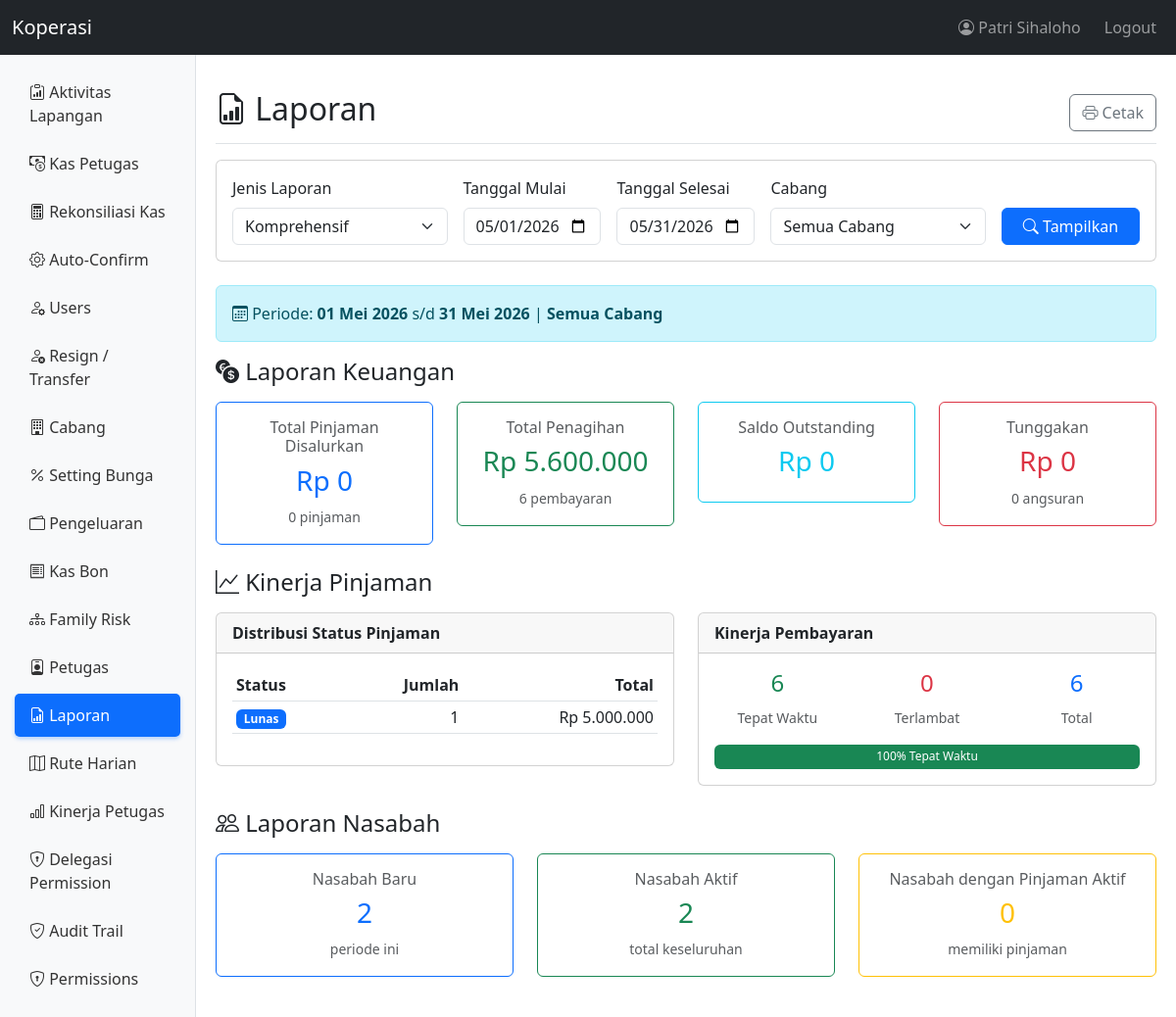
The app's page /pages/laporan/index.php (signed in) with its own data.
### tables this page shows
CREATE TABLE `users` (
  `id` int(11) NOT NULL AUTO_INCREMENT,
  `username` varchar(50) NOT NULL,
  `password` varchar(255) NOT NULL,
  `nama` varchar(100) NOT NULL,
  `ktp` varchar(16) DEFAULT NULL COMMENT 'NIK KTP - identitas global via db_orang',
  `email` varchar(100) DEFAULT NULL,
  `telp` varchar(20) DEFAULT NULL,
  `role` varchar(50) NOT NULL DEFAULT 'teller',
  `owner_bos_id` int(10) unsigned DEFAULT NULL,
  `cabang_id` int(11) DEFAULT NULL,
  `derived_permissions` longtext DEFAULT NULL CHECK (json_valid(`derived_permissions`)),
  `status` enum('aktif','nonaktif') NOT NULL DEFAULT 'aktif',
  `created_at` timestamp NOT NULL DEFAULT current_timestamp(),
  `updated_at` timestamp NOT NULL DEFAULT current_timestamp() ON UPDATE current_timestamp(),
  `limit_kasbon` decimal(12,0) DEFAULT 0,
  `gaji` decimal(12,0) DEFAULT 0,
  `tanggal_lahir` date DEFAULT NULL,
  `tanggal_masuk` date DEFAULT NULL,
  `db_orang_person_id` int(11) DEFAULT NULL,
  `totp_secret` varchar(64) DEFAULT NULL,
  `totp_enabled` tinyint(1) DEFAULT 0,
  `totp_verified_at` timestamp NULL DEFAULT NULL,
  `phone_2fa` varchar(20) DEFAULT NULL,
  PRIMARY KEY (`id`),
  UNIQUE KEY `username` (`username`),
  KEY `idx_owner_bos_id` (`owner_bos_id`),
  KEY `idx_db_orang_person` (`db_orang_person_id`),
  KEY `idx_users_ktp` (`ktp`),
  KEY `idx_users_cabang` (`cabang_id`),
  KEY `idx_users_owner_bos` (`owner_bos_id`),
  KEY `idx_users_role_status` (`role`,`status`),
  KEY `idx_users_id` (`id`),
  CONSTRAINT `fk_users_cabang` FOREIGN KEY (`cabang_id`) REFERENCES `cabang` (`id`) ON DELETE SET NULL ON UPDATE CASCADE,
  CONSTRAINT `fk_users_db_orang_person` FOREIGN KEY (`db_orang_person_id`) REFERENCES `db_orang`.`people` (`id`) ON DELETE SET NULL ON UPDATE CASCADE
);

CREATE TABLE `cabang` (
  `id` int(11) NOT NULL AUTO_INCREMENT,
  `cooperative_id` int(10) unsigned DEFAULT NULL,
  `kode_cabang` varchar(10) NOT NULL,
  `nama_cabang` varchar(100) NOT NULL,
  `alamat` text DEFAULT NULL,
  `telp` varchar(20) DEFAULT NULL,
  `email` varchar(100) DEFAULT NULL,
  `kota` varchar(50) DEFAULT NULL,
  `provinsi` varchar(50) DEFAULT NULL,
  `kode_pos` varchar(10) DEFAULT NULL,
  `province_id` int(10) unsigned DEFAULT NULL,
  `regency_id` int(10) unsigned DEFAULT NULL,
  `district_id` int(10) unsigned DEFAULT NULL,
  `village_id` int(10) unsigned DEFAULT NULL,
  `db_orang_person_id` int(11) DEFAULT NULL COMMENT 'person record for branch address',
  `status` enum('aktif','nonaktif') NOT NULL DEFAULT 'aktif',
  `is_headquarters` tinyint(1) DEFAULT 0,
  `headquarters_id` int(10) unsigned DEFAULT NULL,
  `owner_bos_id` int(10) unsigned DEFAULT NULL,
  `created_by_user_id` int(10) unsigned DEFAULT NULL,
  `created_at` timestamp NOT NULL DEFAULT current_timestamp(),
  `updated_at` timestamp NOT NULL DEFAULT current_timestamp() ON UPDATE current_timestamp(),
  `latitude` decimal(10,8) DEFAULT NULL COMMENT 'GPS latitude for geofencing',
  `longitude` decimal(11,8) DEFAULT NULL COMMENT 'GPS longitude for geofencing',
  `geofence_radius` int(11) DEFAULT 5000 COMMENT 'Geofence radius in meters (default 5km)',
  PRIMARY KEY (`id`),
  UNIQUE KEY `kode_cabang` (`kode_cabang`),
  KEY `idx_owner_bos_id` (`owner_bos_id`),
  KEY `idx_created_by_user_id` (`created_by_user_id`),
  KEY `idx_cooperative_id` (`cooperative_id`),
  KEY `idx_headquarters_id` (`headquarters_id`),
  KEY `idx_db_orang_person` (`db_orang_person_id`),
  KEY `idx_cabang_owner_bos` (`owner_bos_id`),
  KEY `idx_cabang_id` (`id`),
  KEY `idx_cabang_gps` (`latitude`,`longitude`),
  CONSTRAINT `fk_cabang_db_orang_person` FOREIGN KEY (`db_orang_person_id`) REFERENCES `db_orang`.`people` (`id`) ON DELETE SET NULL ON UPDATE CASCADE
);

### pages/laporan/index.php (the view, shortened to what the rows shown need)
<?php
require_once __DIR__ . '/../../config/path.php';
require_once BASE_PATH . '/includes/functions.php';
require_once BASE_PATH . '/src/Reporting/ReportGenerator.php';
$user = getCurrentUser();
$role = $user['role'];
$user_cabang_id = $user['cabang_id'] ?? null;
$pusat_roles = ['bos'];
if (!hasPermission('view_laporan') && !in_array($role, $pusat_roles)) {
    header('Location: ' . baseUrl('dashboard.php'));
    exit();
}
$cabang_filter_ids = getReportCabangFilter($role, $user_cabang_id, $user['id']);
$kantor_id = $cabang_filter_ids ? implode(',', $cabang_filter_ids) : 1;
$start_date = $_GET['tanggal_mulai'] ?? date('Y-m-01');
$end_date = $_GET['tanggal_selesai'] ?? date('Y-m-t');
$report_type = $_GET['jenis_laporan'] ?? 'comprehensive';
$reportGen = new \Kewer\Reporting\ReportGenerator($kantor_id, $start_date, $end_date);
$report = [];
switch ($report_type) {
    case 'comprehensive':
    default:
        $report = $reportGen->comprehensiveReport();
        break;
}
?>
<!DOCTYPE html>
<html lang="id">
<head>
    <link href="https://cdn.jsdelivr.net/npm/bootstrap@5.3.0/dist/css/bootstrap.min.css" rel="stylesheet">
    <link rel="stylesheet" href="https://cdn.jsdelivr.net/npm/bootstrap-icons@1.10.0/font/bootstrap-icons.css">
    <link rel="stylesheet" href="https://cdn.jsdelivr.net/npm/flatpickr/dist/flatpickr.min.css">
</head>
<body>
    <div class="main-container">
        <?php require_once BASE_PATH . '/includes/sidebar.php'; ?>
        <main class="content-area">
                <div class="d-flex justify-content-between flex-wrap flex-md-nowrap align-items-center pt-3 pb-2 mb-3 border-bottom">
                    <h1 class="h2"><i class="bi bi-file-earmark-bar-graph"></i> Laporan</h1>
                </div>
                <?php if ($report_type === 'comprehensive' || $report_type === 'loan_performance'): ?>
                <div class="row mb-4">
                    <div class="col-md-6">
                        <div class="card report-card">
                            <div class="card-body">
                                <table class="table table-sm">
                                    <thead>
                                        <tr>
                                            <th>Status</th>
                                            <th class="text-end">Jumlah</th>
                                            <th class="text-end">Total</th>
                                        </tr>
                                    </thead>
                                </table>
                            </div>
                        </div>
                    </div>
                </div>
                <?php endif; ?>
                <?php if ($report_type === 'comprehensive' || $report_type === 'customer'): ?>
                <h4 class="mb-3"><i class="bi bi-people"></i> Laporan Nasabah</h4>
                <div class="row mb-4">
                    <?php $cust = ($report_type === 'comprehensive') ? ($report['customer'] ?? []) : $report; ?>
                    <div class="col-md-4">
                        <div class="card report-card border-primary">
                            <div class="card-body text-center">
                                <h6 class="text-muted">Nasabah Baru</h6>
                                <h3 class="text-primary"><?php echo $cust['new_customers'] ?? 0; ?></h3>
                                <small class="text-muted">periode ini</small>
                            </div>
                        </div>
                    </div>
                    <div class="col-md-4">
                        <div class="card report-card border-success">
                            <div class="card-body text-center">
                                <h6 class="text-muted">Nasabah Aktif</h6>
                                <h3 class="text-success"><?php echo $cust['active_customers'] ?? 0; ?></h3>
                                <small class="text-muted">total keseluruhan</small>
                            </div>
                        </div>
                    </div>
                    <div class="col-md-4">
                        <div class="card report-card border-warning">
                            <div class="card-body text-center">
                                <h6 class="text-muted">Nasabah dengan Pinjaman Aktif</h6>
                                <h3 class="text-warning"><?php echo $cust['customers_with_loans'] ?? 0; ?></h3>
                                <small class="text-muted">memiliki pinjaman</small>
                            </div>
                        </div>
                    </div>
                </div>
                <?php endif; ?>
            </main>
        </div>
</body>
</html>

### includes/sidebar.php (shortened to what the rows shown need)
<?php
$user = getCurrentUser();
?>
<nav class="navbar navbar-expand-lg navbar-dark bg-dark">
    <div class="container-fluid">
        <div class="navbar-nav ms-auto">
            <span class="navbar-text me-3">
                <i class="bi bi-person-circle"></i> <?php echo htmlspecialchars($user['nama']); ?>
            </span>
            <a class="nav-link" href="<?php echo baseUrl('logout.php'); ?>">Logout</a>
        </div>
    </div>
</nav>

### records on screen
users: nama "Patri Sihaloho"
cabang: id "2", is_headquarters "0"

### other values on screen
APP_NAME "Koperasi"
formatRupiah($fin['loans_disbursed']['total'] ?? 0) "Rp 0"
$fin['loans_disbursed']['count'] "0"
formatRupiah($fin['collections']['total'] ?? 0) "Rp 5.600.000"
$fin['collections']['count'] "6"
formatRupiah($fin['outstanding_balance'] ?? 0) "Rp 0"
formatRupiah($fin['overdue']['total'] ?? 0) "Rp 0"
$fin['overdue']['count'] "0"
$status['status'] "Lunas"
$status['count'] "1"
formatRupiah($status['total'] ?? 0) "Rp 5.000.000"
$perf['on_time'] "6"
$perf['late'] "0"
$perf['total'] "6"
$on_time_pct "100"
